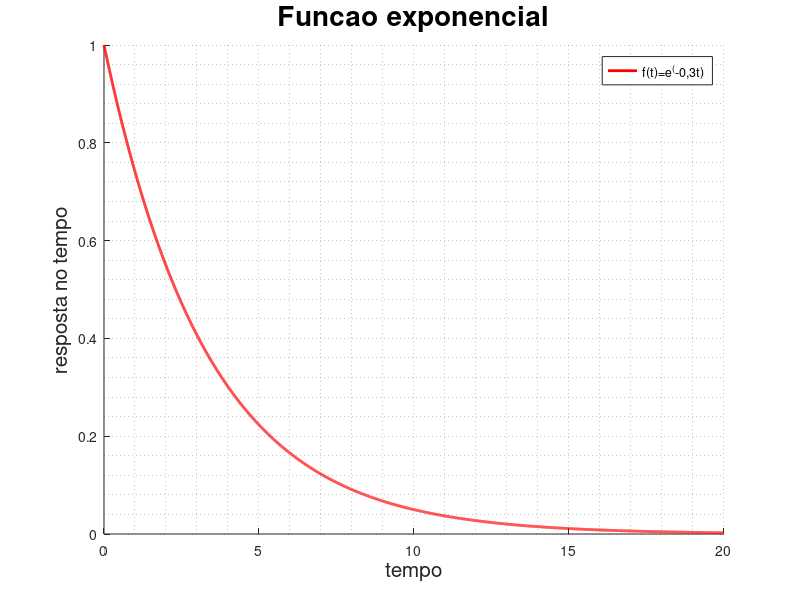
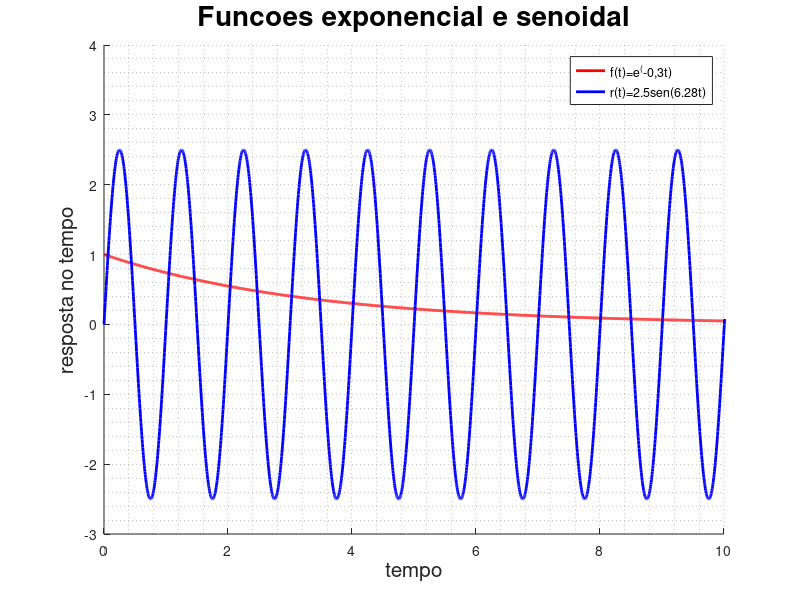
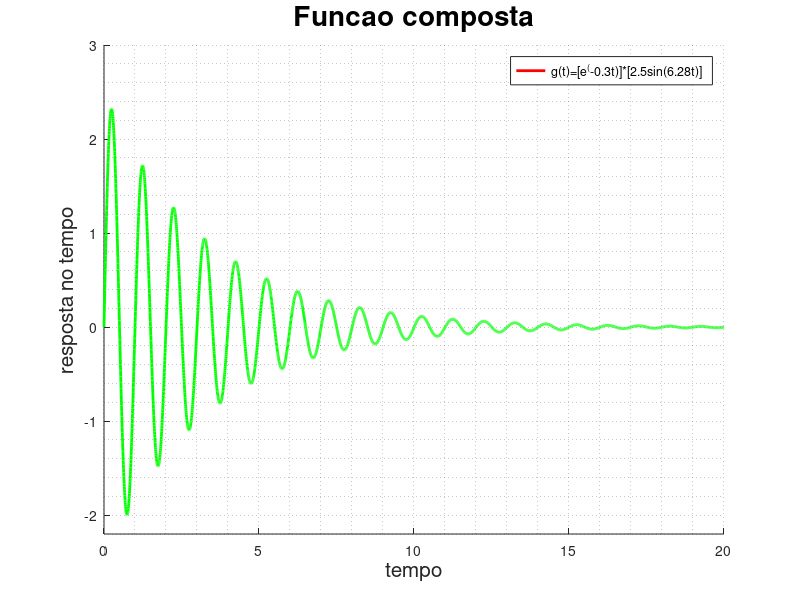

MATLAB code for these plots, in order:
t = 0:0.005:20;
amp =  2.5;
w = 6.28;

f = exp(-0.3*t);
r = amp*sin(w*t);
g = f.*r;

hold on

plot_h = plot(t,f,'-r','linewidth',2,t,r,'-b','linewidth',2,t,g,'-g','linewidth',2);
set(plot_h, 'visible','off');

#grafico da questao01
set(plot_h(1), 'visible','on');

#informaçoes para o grafico da questao01
grid minor on
xlabel_h = xlabel('tempo', 'fontsize',15)
ylabel_h = ylabel('resposta no tempo', 'fontsize',15);
title_h = title('Funcao exponencial','fontsize',20);
legend_h = legend('f(t)=e^(-0,3t)', 'location','northeast', 'orientation','vertical');
axis([0,20, 0, 1]);

#salva resultado da questao01
print -dpng questao_01.png;


#grafico da questao02
set(plot_h(2), 'visible','on')

#informaçoes para o grafico da questao02
grid minor on
xlabel_h = xlabel('tempo', 'fontsize',15)
ylabel_h = ylabel('resposta no tempo', 'fontsize',15)
title_h = title('Funcoes exponencial e senoidal','fontsize',20);
legend_h = legend('f(t)=e^(-0,3t)', 'r(t)=2.5sen(6.28t)' , 'location','northeast', 'orientation','vertical');
axis([0,10, -3, 4]);

#salva resultado da questao02
print -dpng questao_02.png;

set(plot_h, 'visible','off');
set(plot_h(3), 'visible','on');

grid minor on
xlabel_h = xlabel('tempo', 'fontsize',15);
ylabel_h = ylabel('resposta no tempo', 'fontsize',15);
title_h = title ('Funcao composta', 'fontsize', 20);
legend_h = legend('g(t)=[e^(-0.3t)]*[2.5sin(6.28t)]', 'location', 'northeast', 'orientation', 'vertical');
axis([0,20,-2.2,3]);

#salva resultado da questao03
print -dpng questao_03.png;

close all;